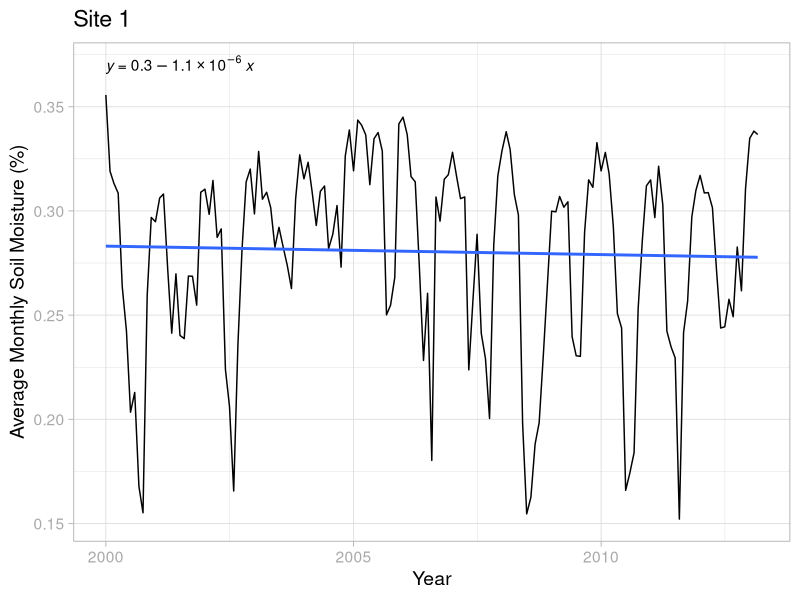
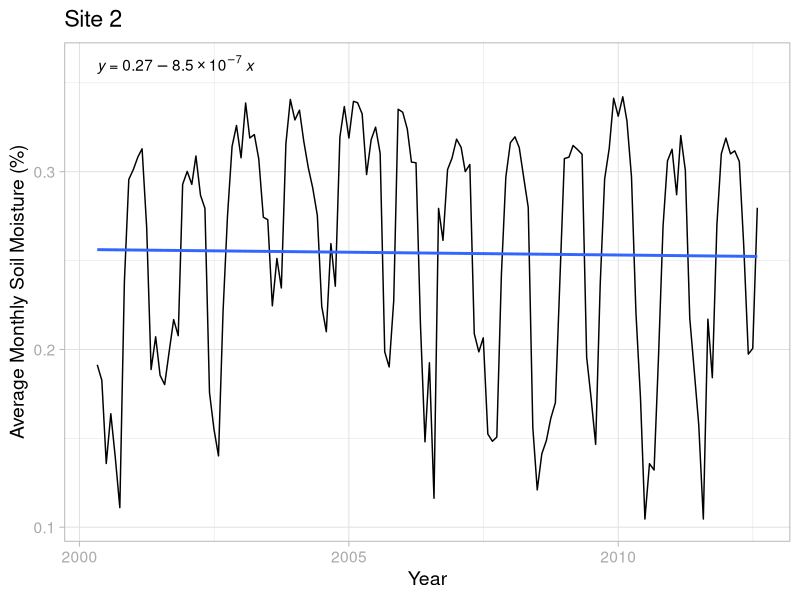
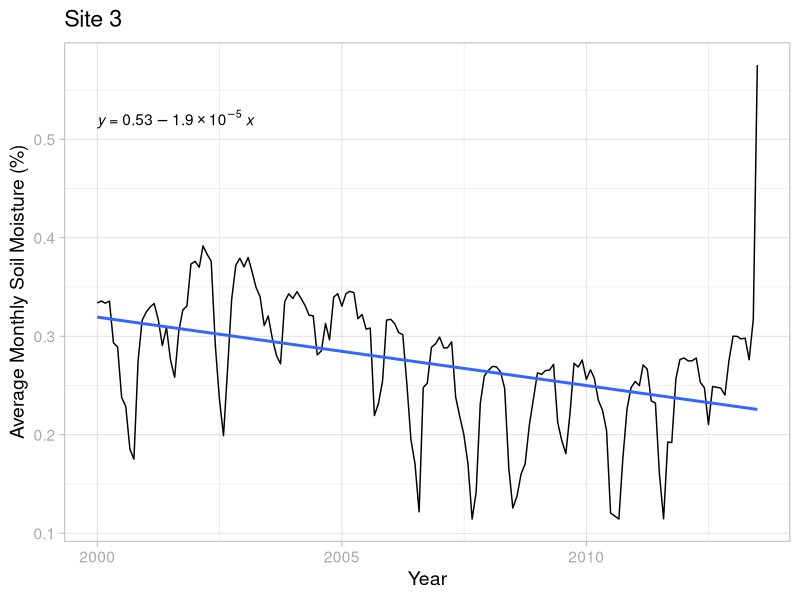
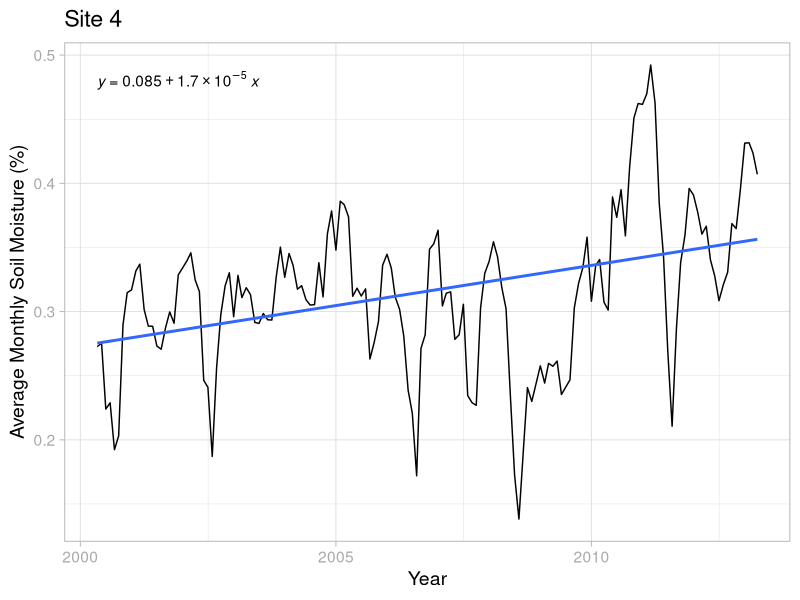
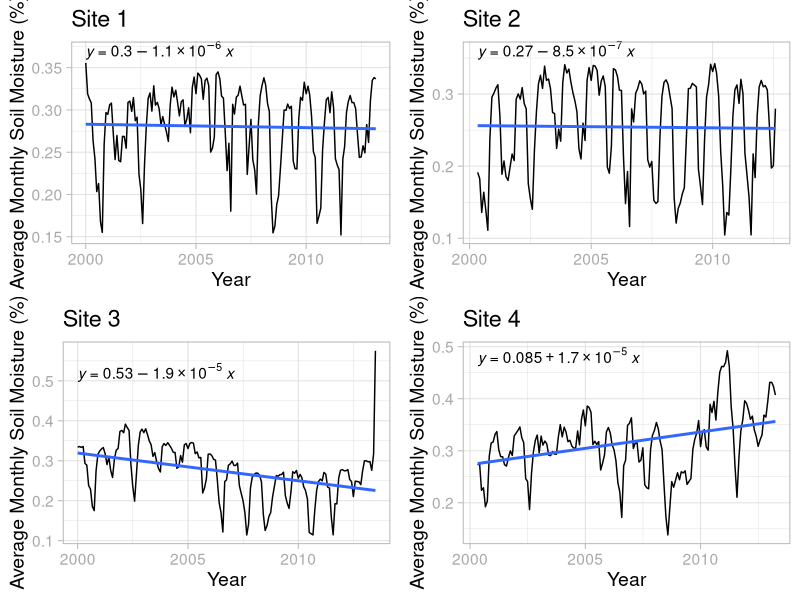
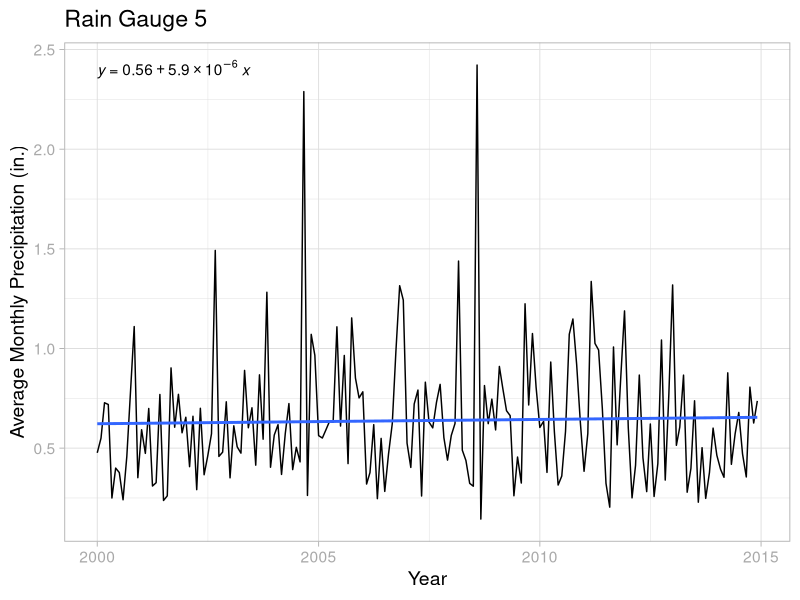
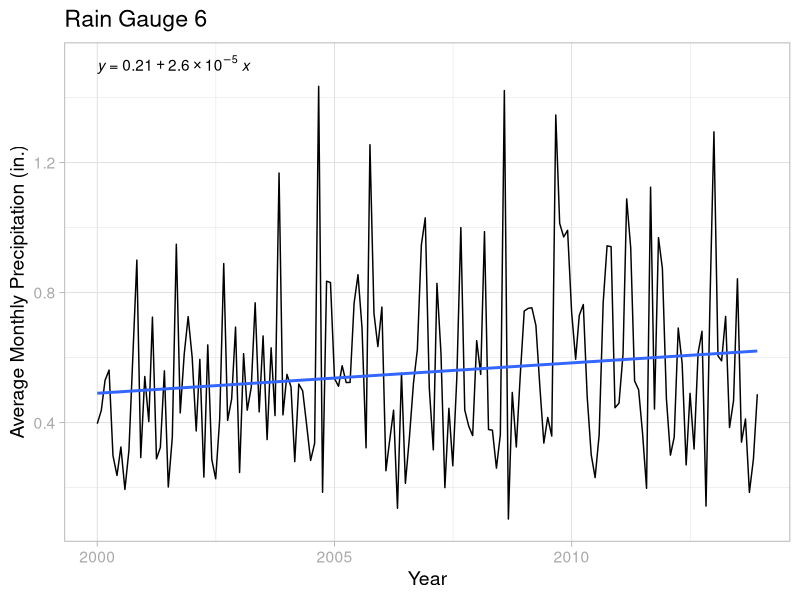
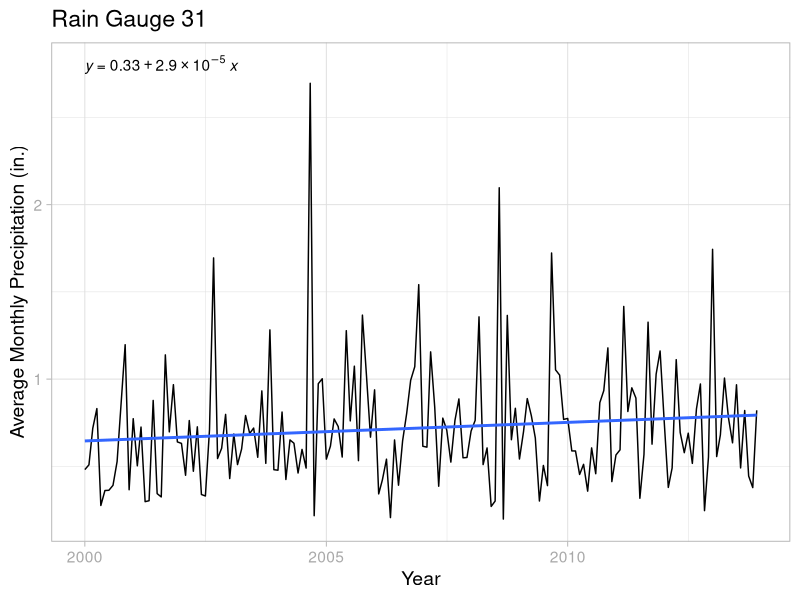

R code for these plots, in order:
## ---- chunk 1
knitr::opts_chunk$set(echo = TRUE)
## ---- chunk 2
#Checking working directory
getwd()

#Loading necessary packages
library(dplyr)
library(lubridate)
library(tidyverse)
library(cowplot)
#install.packages("ggplot2")
library(ggplot2)
#install.packages("ggpubr")
library(ggpubr)

#Setting the ggplot theme
Project_theme <-
  theme_light(base_size = 14) +
  theme(axis.text = element_text(color = "dark gray"), 
  legend.position = "top")
theme_set(Project_theme)

## ---- chunk 3
#Reading in csv files for each soil moisture site
site1 <- read.csv("./Data/Processed/coweeta_site1_processed.csv")
site2 <- read.csv("./Data/Processed/coweeta_site2_processed.csv")
site3 <- read.csv("./Data/Processed/coweeta_site3_processed.csv")
site4 <- read.csv("./Data/Processed/coweeta_site4_processed.csv")

#Reading in monthly average rain dataframes
RG5_MonthlyAvg <- read.csv('./Data/Processed/RG5_Monthly_processed.csv')
RG6_MonthlyAvg <- read.csv('./Data/Processed/RG6_Monthly_processed.csv')
RG31_MonthlyAvg <- read.csv('./Data/Processed/RG31_Monthly_processed.csv')

#Reading in the combined soil moisture & precipitation dataframes
site1_soil_precip <- read.csv("./Data/Processed/site1_soil_precip_processed.csv")
site2_soil_precip <- read.csv("./Data/Processed/site2_soil_precip_processed.csv")
site3_soil_precip <- read.csv("./Data/Processed/site3_soil_precip_processed.csv")
site4_soil_precip <- read.csv("./Data/Processed/site4_soil_precip_processed.csv")

## ---- chunk 4
#Formatting Dates 
site1$YearMonth <- as.Date(site1$YearMonth, format = '%Y-%m-%d')
site2$YearMonth <- as.Date(site2$YearMonth, format = '%Y-%m-%d')
site3$YearMonth <- as.Date(site3$YearMonth, format = '%Y-%m-%d')
site4$YearMonth <- as.Date(site4$YearMonth, format = '%Y-%m-%d')

RG5_MonthlyAvg$YearMonth <- as.Date(RG5_MonthlyAvg$YearMonth, format = '%Y-%m-%d')
RG6_MonthlyAvg$YearMonth <- as.Date(RG6_MonthlyAvg$YearMonth, format = '%Y-%m-%d')
RG31_MonthlyAvg$YearMonth <- as.Date(RG31_MonthlyAvg$YearMonth, format = '%Y-%m-%d')

site1_soil_precip$YearMonth <- as.Date(site1_soil_precip$YearMonth, format = '%Y-%m-%d')
site2_soil_precip$YearMonth <- as.Date(site2_soil_precip$YearMonth, format = '%Y-%m-%d')
site3_soil_precip$YearMonth <- as.Date(site3_soil_precip$YearMonth, format = '%Y-%m-%d')
site4_soil_precip$YearMonth <- as.Date(site4_soil_precip$YearMonth, format = '%Y-%m-%d')

## ---- chunk 5
#Calculating summary statistics for average monthly soil moisture at each site
summary(site1$AverageMonthlySmois30)
summary(site2$AverageMonthlySmois30)
summary(site3$AverageMonthlySmois30)
summary(site4$AverageMonthlySmois30)

#Calculating summary statistics for average monthly precipitation at each rain gauge
summary(RG5_MonthlyAvg$AverageMonthlyPrecip)
summary(RG6_MonthlyAvg$AverageMonthlyPrecip)
summary(RG31_MonthlyAvg$AverageMonthlyPrecip)

## ---- chunk 6
#Plotting the monthly averages of soil moisture to get a sense of trends over time

site1_plot <- 
  ggplot(site1, aes(x = YearMonth, y = AverageMonthlySmois30)) +
  geom_line() +
  geom_smooth(method = lm, se = FALSE)+
  labs(x = "Year", y = "Average Monthly Soil Moisture (%)", title = "Site 1") +
  stat_regline_equation(label.y = 0.37)
print(site1_plot)

site2_plot <- 
  ggplot(site2, aes(x = YearMonth, y = AverageMonthlySmois30)) +
  geom_line() +
  geom_smooth(method = lm, se = FALSE)+
  labs(x = "Year", y = "Average Monthly Soil Moisture (%)", title = "Site 2") +
  stat_regline_equation(label.y = 0.36)
print(site2_plot)

site3_plot <- 
  ggplot(site3, aes(x = YearMonth, y = AverageMonthlySmois30)) +
  geom_line() +
  geom_smooth(method = lm, se = FALSE)+
  labs(x = "Year", y = "Average Monthly Soil Moisture (%)", title = "Site 3") +
  stat_regline_equation(label.y = 0.52)
print(site3_plot)

site4_plot <- 
  ggplot(site4, aes(x = YearMonth, y = AverageMonthlySmois30)) +
  geom_line() +
  geom_smooth(method = lm, se = FALSE)+
  labs(x = "Year", y = "Average Monthly Soil Moisture (%)", title = "Site 4") +
  stat_regline_equation(label.y = 0.48)
print(site4_plot)

#Creating a cowplot to show all four sites at once
allsiteplots <- plot_grid(site1_plot, site2_plot, site3_plot, site4_plot)
print(allsiteplots)

## ---- chunk 7
#Plotting average monthly precipitation at the three rain gauges closest to our sites to look at trends over time

RG5_Plot <-
  ggplot(RG5_MonthlyAvg, aes(x = YearMonth, y = AverageMonthlyPrecip)) +
  geom_line()+
  geom_smooth(method = lm, se = FALSE) +
  labs(x = 'Year', y = 'Average Monthly Precipitation (in.)', title = 'Rain Gauge 5') +
  stat_regline_equation(label.y = 2.4)
print(RG5_Plot)

RG6_Plot <-
  ggplot(RG6_MonthlyAvg, aes(x = YearMonth, y = AverageMonthlyPrecip)) +
  geom_line()+
  geom_smooth(method = lm, se = FALSE) +
  labs(x = 'Year', y = 'Average Monthly Precipitation (in.)', title = 'Rain Gauge 6') +
  stat_regline_equation(label.y = 1.5)
print(RG6_Plot)

RG31_Plot <-
  ggplot(RG31_MonthlyAvg, aes(x = YearMonth, y = AverageMonthlyPrecip)) +
  geom_line()+
  geom_smooth(method = lm, se = FALSE) +
  labs(x = 'Year', y = 'Average Monthly Precipitation (in.)', title = 'Rain Gauge 31') +
  stat_regline_equation(label.y = 2.8)
print(RG31_Plot)

#Creating a cowplot to show all three rain gauges at once
allprecipplots <- plot_grid(RG5_Plot, RG6_Plot, RG31_Plot)
print(allprecipplots)

## ---- chunk 8
#Plotting the relationship between average monthly precipitation and average monthly soil moisture

Site1_soil_precip_plot <- 
  ggplot(site1_soil_precip, aes(x = AverageMonthlyPrecip, y = AverageMonthlySmois30)) +
  geom_point() +
  geom_smooth(method = lm, se = FALSE) +
  labs(x = 'Average Monthly Precipitation (in.)', y = 'Average Monthly Soil Moisture (%)', title = 'Site 1') +
  stat_regline_equation(label.y = 0.37)
print(Site1_soil_precip_plot)

Site2_soil_precip_plot <- 
  ggplot(site2_soil_precip, aes(x = AverageMonthlyPrecip, y = AverageMonthlySmois30)) +
  geom_point() +
  geom_smooth(method = lm, se = FALSE) +
  labs(x = 'Average Monthly Precipitation (in.)', y = 'Average Monthly Soil Moisture (%)', title = 'Site 2') +
  stat_regline_equation(label.y = 0.36)
print(Site2_soil_precip_plot)

Site3_soil_precip_plot <- 
  ggplot(site3_soil_precip, aes(x = AverageMonthlyPrecip, y = AverageMonthlySmois30)) +
  geom_point() +
  geom_smooth(method = lm, se = FALSE) +
  labs(x = 'Average Monthly Precipitation (in.)', y = 'Average Monthly Soil Moisture (%)', title = 'Site 3') +
  stat_regline_equation(label.y = 0.46)
print(Site3_soil_precip_plot)

Site4_soil_precip_plot <- 
  ggplot(site4_soil_precip, aes(x = AverageMonthlyPrecip, y = AverageMonthlySmois30)) +
  geom_point() +
  geom_smooth(method = lm, se = FALSE) +
  labs(x = 'Average Monthly Precipitation (in.)', y = 'Average Monthly Soil Moisture (%)', title = 'Site 4') +
  stat_regline_equation(label.y = 0.48)
print(Site4_soil_precip_plot)

#Creating a cowplot to show all four sites at once
all_soil_precip_plots <- plot_grid(Site1_soil_precip_plot, Site2_soil_precip_plot, Site3_soil_precip_plot, Site4_soil_precip_plot)
print(all_soil_precip_plots)

